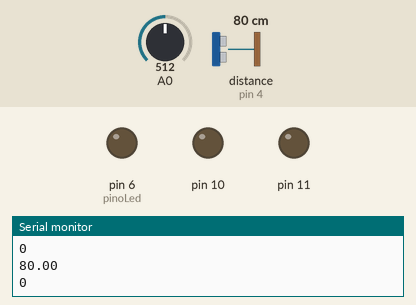
This sketch was run on a simulated Arduino Uno, built with avr-gcc and run on an emulated ATmega328P. Shown: output pins drawn as LEDs (lit = HIGH), the last lines printed to the serial monitor. The test bench sets the inputs (shaded band); at power-on: distance to the obstacle (sensor on pin 4) 80 cm, A0 = 512. The echo pulse lasts 58.3 µs per cm.

Above: at 1.2 s.
1.3 s: distance to the obstacle (sensor on pin 4) set to 12 cm
3.2 s: distance to the obstacle (sensor on pin 4) set to 9 cm
At 3.6 s:
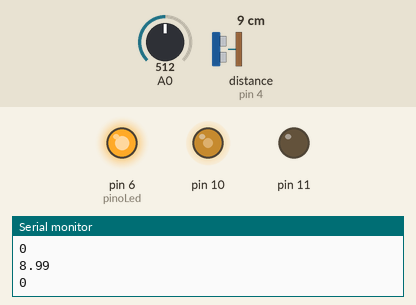
6.2 s: A0 set to 716
At 8.0 s:
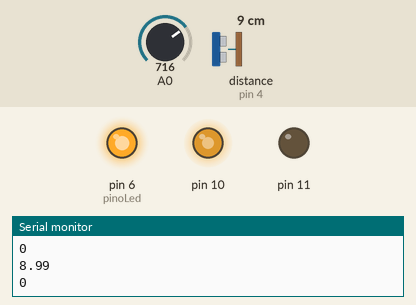
8.8 s: A0 set to 900
11.8 s: A0 set to 122
At 12.3 s:
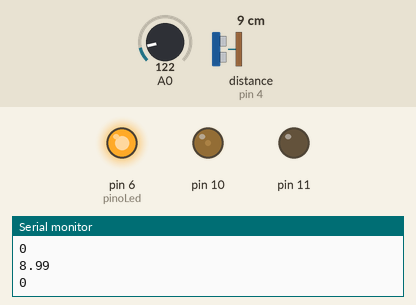
14.8 s: A0 set to 5
17.8 s: A0 set to 2
At 21.61 s:
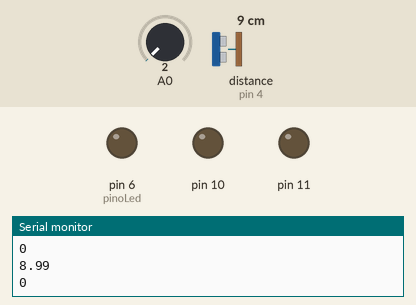
Timing chart, 0 to 21.8 s (numbered marks = the images above; inputs shaded):
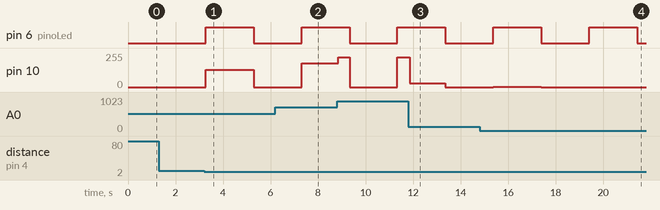

The sketch:

sketchProjeto.ino
```cpp
#include <Ultrasonic.h>

//pinos do HC
#define pinoTrigger 3
#define pinoEcho 4

Ultrasonic ultrasonic(pinoTrigger, pinoEcho);

//PINO dO LED
int pinoLed = 6;

//sobre o ventilador
bool ventiladorLigado = false;
long tempoLigado = 0;
unsigned long tempo;
int batman = 0;;

void setup() {
  pinMode(pinoTrigger, OUTPUT);
  pinMode(pinoEcho, INPUT);
  pinMode(10, OUTPUT);
  pinMode(11, OUTPUT);
  pinMode(pinoLed, OUTPUT);
  Serial.begin(9600);
}

void loop() {
  //velocidade
  int velocidade = analogRead(A0)/4;


  float cmMsec;
  long microsec = ultrasonic.timing();
  cmMsec = ultrasonic.convert (microsec, Ultrasonic::CM);
  Serial.println(cmMsec);
  Serial.println(tempoLigado);
  delay(50);

  if ((cmMsec > 0 && cmMsec <= 10) && batman == 0 && (millis() - tempo > 2000))
  {
    Serial.println("ventiladorLigando");
    ventiladorLigado = true;
    //peguei essa parte do codigo aq;
    analogWrite(10, velocidade);
    analogWrite(11, 0);
    tempo = millis();
    batman = 1;

    digitalWrite(pinoLed, HIGH);
  }

  if ((cmMsec > 0 && cmMsec <= 10) && batman == 1 && (millis() - tempo > 2000) )
  {
    Serial.println("Desligando Ventilador");
    ventiladorLigado = false;
    analogWrite(10, 0);
    analogWrite(11, 0);
    tempo = millis();
    batman = 0;

    digitalWrite(pinoLed, LOW);
  }

  if (ventiladorLigado){
    analogWrite(10, velocidade);
  }


}
```

codigo.cpp
```cpp
#include <Ultrasonic.h>

//pinos do HC
#define pinoTrigger 3
#define pinoEcho 4

Ultrasonic ultrasonic(pinoTrigger, pinoEcho);

//PINO dO LED
int pinoLed = 6;

//sobre o ventilador
bool ventiladorLigado = false;
long tempoLigado = 0;
unsigned long tempo;
int batman = 0;;

void setup() {
  pinMode(pinoTrigger, OUTPUT);
  pinMode(pinoEcho, INPUT);
  pinMode(10, OUTPUT);
  pinMode(11, OUTPUT);
  pinMode(pinoLed, OUTPUT);
  Serial.begin(9600);
}

void loop() {
  //velocidade
  int velocidade = analogRead(A0)/4;


  float cmMsec;
  long microsec = ultrasonic.timing();
  cmMsec = ultrasonic.convert (microsec, Ultrasonic::CM);
  Serial.println(cmMsec);
  Serial.println(tempoLigado);
  delay(50);

  if ((cmMsec > 0 && cmMsec <= 10) && batman == 0 && (millis() - tempo > 2000))
  {
    Serial.println("ventiladorLigando");
    ventiladorLigado = true;
    //peguei essa parte do codigo aq;
    analogWrite(10, velocidade);
    analogWrite(11, 0);
    tempo = millis();
    batman = 1;

    digitalWrite(pinoLed, HIGH);
  }

  if ((cmMsec > 0 && cmMsec <= 10) && batman == 1 && (millis() - tempo > 2000) )
  {
    Serial.println("Desligando Ventilador");
    ventiladorLigado = false;
    analogWrite(10, 0);
    analogWrite(11, 0);
    tempo = millis();
    batman = 0;

    digitalWrite(pinoLed, LOW);
  }

  if (ventiladorLigado){
    analogWrite(10, velocidade);
  }
}
```

Measured:
- the behaviour switches between 11 and 10 cm on distance to the obstacle (sensor on pin 4) (found by bisection; images 0 and 1)
- the behaviour switches between 4 and 3 on A0 (found by bisection; images 3 and 4)
- after the input at 3.2 s, pin 6 (pinoLed): LOW → HIGH after 0.07 s, → LOW 2.0 s later; pin 10: 0/255 → 128/255 after 0.07 s, → 0/255 2.0 s later
- after the input at 6.2 s, pin 10: 0/255 → 179/255 after 1.1 s
- after the input at 11.8 s, pin 10: 225/255 → 30/255 after 0.06 s, → 0/255 1.5 s later
- after the input at 17.8 s, pin 10: stays 0/255 (without the input it goes to 1/255 after 1.6 s)
